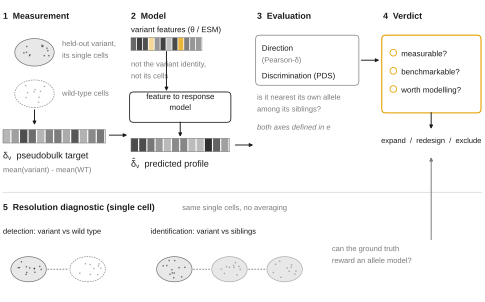

Recreate this plot in Python.
"""Figure 1a - the AllelePerturb pipeline (schematic, drawn at final size).

Source file: none (concept panel, no data). Numbers reproduced: none; this panel
carries no measured quantity, no score and no benchmark value.

One-line message: a held-out variant's single cells give the pseudobulk target
delta_v; a model sees only the variant's features, never its identity or cells,
and predicts delta_hat_v, which is scored on two axes; in parallel a single-cell
resolution diagnostic asks whether the ground truth can reward an allele model at
all, and the two feed a power-aware verdict.

Replaces the author-supplied Fig1a_editable.pdf, which failed the house standard
on four counts: 36 of 94 words below the 5 pt floor (min 4.3 pt); an off-palette
blue family (#0072B2 / #00A0C6 / #5AB4E6) whose "variant blue" was not the TP53
house blue; a third font family (Arimo); and a Direction/Discrimination block that
restated panel e. Here the two scoring axes are only NAMED, because panel e owns
their definition, and the panel follows the house schematic convention set by
fig3a_window_def.py: ink and grey only, with the hotspot accent reserved for the
held-out variant and the verdict, so the four gene hues stay exclusive to the
data panels.

Drawn natively at its composite placement size (122.5 x 76 mm), so the composite
scale is ~1.0 and every glyph lands at 5.4-6.6 pt on the page.

Run:  python fig1a_pipeline.py  ->  fig1a_pipeline.pdf (+ .png)
Vector check:  pdfimages -list fig1a_pipeline.pdf | tail -n +3 | wc -l   -> 0
"""
from __future__ import annotations

import os
import sys

import numpy as np
from matplotlib.patches import Ellipse, FancyArrowPatch, FancyBboxPatch, Rectangle

sys.path.insert(0, os.path.dirname(os.path.dirname(os.path.abspath(__file__))))
import nm_style as S

W_MM, H_MM = 122.5, 76.0
RNG = np.random.default_rng(11)

FS_STAGE = 6.3     # bold stage headers
FS_SYM = 6.5       # delta symbols
FS_BODY = 5.7
FS_NOTE = 5.4      # smallest type in the panel, still above the 5 pt floor


def cloud(ax, cx, cy, w, h, *, wild_type=False, sibling=False, n=12):
    """A cell cloud. Ink = the variant, grey dashed = wild type, grey = siblings."""
    if wild_type:
        ec, fc, ls = S.GREY, "white", (0, (2.2, 1.4))
    elif sibling:
        ec, fc, ls = S.GREY, S.LIGHT_GREY, "solid"
    else:
        ec, fc, ls = S.INK, S.LIGHT_GREY, "solid"
    ax.add_patch(Ellipse((cx, cy), w, h, facecolor=fc, edgecolor=ec, lw=0.5,
                         alpha=0.9 if wild_type else 0.6, linestyle=ls, zorder=2))
    t = RNG.uniform(0, 2 * np.pi, n)
    r = np.sqrt(RNG.uniform(0, 0.6, n))
    ax.scatter(cx + r * np.cos(t) * w / 2, cy + r * np.sin(t) * h / 2, s=1.4,
               color=S.GREY if (wild_type or sibling) else S.INK,
               alpha=0.6, linewidths=0, zorder=3)


def profile_bar(ax, x0, y0, w, h, *, seed, accent=False):
    """A short expression-profile strip standing in for a G-vector."""
    rng = np.random.default_rng(seed)
    n = 12
    cw = w / n
    vals = rng.uniform(0.15, 1.0, n)
    for i, v in enumerate(vals):
        shade = S.HOTSPOT if (accent and i in (3, 8)) else S.INK
        ax.add_patch(Rectangle((x0 + i * cw, y0), cw * 0.86, h,
                               facecolor=shade, alpha=0.15 + 0.75 * v,
                               edgecolor="none", zorder=3))
    ax.add_patch(Rectangle((x0, y0), w, h, facecolor="none",
                           edgecolor=S.GREY, lw=0.4, zorder=4))


def arrow(ax, x0, y0, x1, y1, *, color=None, lw=0.7, style="-|>"):
    ax.add_patch(FancyArrowPatch((x0, y0), (x1, y1), arrowstyle=style,
                                 mutation_scale=5, lw=lw,
                                 color=color or S.INK, shrinkA=0, shrinkB=0,
                                 zorder=5))


def stage_header(ax, x, y, text):
    ax.text(x, y, text, fontsize=FS_STAGE, color=S.INK, ha="left",
            va="baseline", fontweight="bold")


def main() -> None:
    S.apply_rcparams()
    fig, ax = S.panel(W_MM, H_MM)
    ax.set_xlim(0, W_MM)
    ax.set_ylim(0, H_MM)
    ax.axis("off")
    ax.set_position([0, 0, 1, 1])

    # ================= 1 Measurement =================
    stage_header(ax, 0.5, 71.5, "1  Measurement")
    cloud(ax, 8.5, 63.0, 10.0, 7.0)
    ax.text(15.5, 64.6, "held-out variant,", fontsize=FS_NOTE, color=S.GREY,
            ha="left", va="baseline")
    ax.text(15.5, 61.6, "its single cells", fontsize=FS_NOTE, color=S.GREY,
            ha="left", va="baseline")
    cloud(ax, 8.5, 52.5, 10.0, 7.0, wild_type=True, n=9)
    ax.text(15.5, 52.0, "wild-type cells", fontsize=FS_NOTE, color=S.GREY,
            ha="left", va="baseline")
    # collapse the two cell sets into one averaged profile. The formula sits under
    # the delta_v label, not beside the arrow, where it would run into stage 2.
    arrow(ax, 8.5, 48.4, 8.5, 44.6)
    profile_bar(ax, 0.5, 40.0, 26.0, 3.4, seed=3)
    ax.text(0.5, 36.0, r"$\delta_v$  pseudobulk target", fontsize=FS_SYM,
            color=S.INK, ha="left", va="baseline")
    ax.text(0.5, 32.6, "mean(variant) - mean(WT)", fontsize=FS_NOTE,
            color=S.GREY, ha="left", va="baseline")

    arrow(ax, 27.5, 42.0, 32.0, 42.0)

    # ================= 2 Model =================
    stage_header(ax, 33.0, 71.5, "2  Model")
    # feature chip: the model's ONLY input
    profile_bar(ax, 33.0, 63.5, 18.0, 3.2, seed=7, accent=True)
    ax.text(33.0, 67.8, r"variant features ($\theta$ / ESM)", fontsize=FS_BODY,
            color=S.INK, ha="left", va="baseline")
    ax.text(33.0, 59.4, "not the variant identity,", fontsize=FS_NOTE,
            color=S.GREY, ha="left", va="baseline")
    ax.text(33.0, 56.4, "not its cells", fontsize=FS_NOTE, color=S.GREY,
            ha="left", va="baseline")
    arrow(ax, 42.0, 63.2, 42.0, 53.2)
    ax.add_patch(FancyBboxPatch((33.0, 45.6), 25.0, 7.0,
                                boxstyle="round,pad=0.35,rounding_size=1.0",
                                facecolor="white", edgecolor=S.INK, lw=0.6,
                                zorder=4))
    ax.text(45.5, 48.4, "feature to response\nmodel", fontsize=FS_BODY,
            color=S.INK, ha="center", va="baseline", linespacing=1.35,
            zorder=5)
    arrow(ax, 45.5, 45.3, 45.5, 41.6)
    profile_bar(ax, 33.0, 37.8, 25.0, 3.4, seed=5)
    ax.text(33.0, 33.8, r"$\hat{\delta}_v$  predicted profile", fontsize=FS_SYM,
            color=S.INK, ha="left", va="baseline")

    arrow(ax, 59.5, 39.5, 64.0, 39.5)

    # ================= 3 Evaluation (named only; panel e defines them) =======
    stage_header(ax, 65.0, 71.5, "3  Evaluation")
    ax.add_patch(FancyBboxPatch((65.0, 55.0), 25.5, 12.0,
                                boxstyle="round,pad=0.35,rounding_size=1.0",
                                facecolor="white", edgecolor=S.GREY, lw=0.5,
                                zorder=4))
    ax.text(66.2, 63.4, "Direction", fontsize=FS_BODY, color=S.INK,
            ha="left", va="baseline", zorder=5)
    ax.text(66.2, 60.4, r"(Pearson-$\delta$)", fontsize=FS_NOTE, color=S.GREY,
            ha="left", va="baseline", zorder=5)
    ax.text(66.2, 56.4, "Discrimination (PDS)", fontsize=FS_BODY, color=S.INK,
            ha="left", va="baseline", zorder=5)
    ax.text(65.0, 51.0, "is it nearest its own allele", fontsize=FS_NOTE,
            color=S.GREY, ha="left", va="baseline")
    ax.text(65.0, 48.0, "among its siblings?", fontsize=FS_NOTE, color=S.GREY,
            ha="left", va="baseline")
    ax.text(65.0, 43.4, "both axes defined in e", fontsize=FS_NOTE,
            color=S.GREY, ha="left", va="baseline", style="italic")

    arrow(ax, 91.5, 61.0, 96.0, 61.0)

    # ================= 4 Verdict =================
    stage_header(ax, 97.0, 71.5, "4  Verdict")
    ax.add_patch(FancyBboxPatch((97.0, 48.0), 24.5, 19.0,
                                boxstyle="round,pad=0.35,rounding_size=1.0",
                                facecolor="white", edgecolor=S.HOTSPOT, lw=0.8,
                                zorder=4))
    for i, q in enumerate(["measurable?", "benchmarkable?", "worth modelling?"]):
        yq = 62.0 - i * 4.6
        ax.add_patch(Ellipse((99.6, yq + 0.9), 1.7, 1.7, facecolor="none",
                             edgecolor=S.HOTSPOT, lw=0.6, zorder=5))
        ax.text(101.6, yq, q, fontsize=FS_BODY, color=S.INK, ha="left",
                va="baseline", zorder=5)
    arrow(ax, 109.2, 47.7, 109.2, 43.6)
    ax.text(109.2, 40.0, "expand  /  redesign  /  exclude", fontsize=FS_NOTE,
            color=S.INK, ha="center", va="baseline")

    # ================= 5 Resolution diagnostic (parallel lower track) ========
    ax.plot([0.5, 122.0], [27.5, 27.5], color=S.LIGHT_GREY, lw=0.6, zorder=1)
    stage_header(ax, 0.5, 23.0, "5  Resolution diagnostic (single cell)")
    ax.text(46.0, 23.0, "same single cells, no averaging", fontsize=FS_NOTE,
            color=S.GREY, ha="left", va="baseline")

    # detection: variant vs wild type
    ax.text(0.5, 17.0, "detection: variant vs wild type", fontsize=FS_NOTE,
            color=S.INK, ha="left", va="baseline")
    cloud(ax, 7.0, 8.0, 9.0, 6.4)
    cloud(ax, 22.0, 8.0, 9.0, 6.4, wild_type=True, n=9)
    ax.plot([11.8, 17.2], [8.0, 8.0], color=S.GREY, lw=0.6, ls=(0, (2, 1.6)),
            zorder=4)

    # identification: variant vs siblings
    ax.text(38.0, 17.0, "identification: variant vs siblings", fontsize=FS_NOTE,
            color=S.INK, ha="left", va="baseline")
    cloud(ax, 44.0, 8.0, 9.0, 6.4)
    cloud(ax, 58.0, 8.0, 9.0, 6.4, sibling=True, n=10)
    cloud(ax, 72.0, 8.0, 9.0, 6.4, sibling=True, n=10)
    ax.plot([48.8, 53.2], [8.0, 8.0], color=S.GREY, lw=0.6, ls=(0, (2, 1.6)),
            zorder=4)
    ax.plot([62.8, 67.2], [8.0, 8.0], color=S.GREY, lw=0.6, ls=(0, (2, 1.6)),
            zorder=4)

    # the diagnostic feeds the verdict
    ax.text(84.0, 12.6, "can the ground truth", fontsize=FS_NOTE, color=S.GREY,
            ha="left", va="baseline")
    ax.text(84.0, 9.6, "reward an allele model?", fontsize=FS_NOTE,
            color=S.GREY, ha="left", va="baseline")
    arrow(ax, 109.2, 15.5, 109.2, 36.4, color=S.GREY)

    S.save(fig, "fig1a_pipeline")
    print(f"drawn at {W_MM} x {H_MM} mm (scale ~1.0 in the composite)")


if __name__ == "__main__":
    main()
